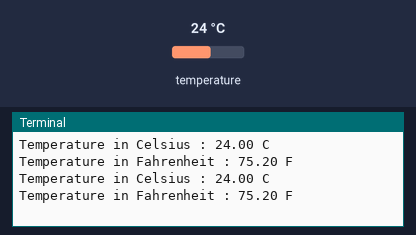
The program below on a simulated Raspberry Pi (BCM pin numbers). Shown: the last lines printed to the terminal. Inputs (shaded band) come from the test bench; at power-on: temperature 24 °C.

Above: at 1.2 s.
1.3 s: temperature set to 12 °C
At 2.5 s:
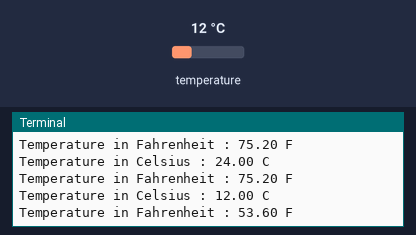
2.8 s: temperature set to 19 °C
At 3.8 s:
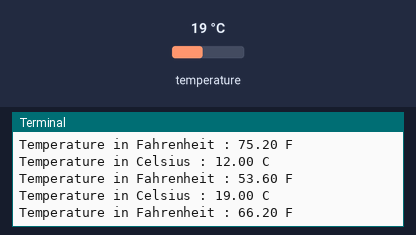
Timing chart, 0 to 5.8 s (numbered marks = the images above; inputs shaded):
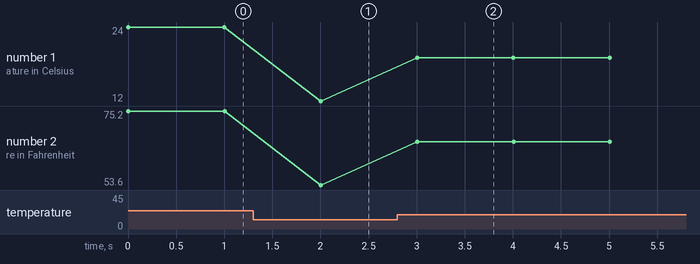

Measured:
- after the input at 1.3 s, the terminal: prints a new line after 0.70 s (image 1)
- after the input at 2.8 s, the terminal: prints a new line after 0.21 s (image 2)
- plotted number 1: 24 → 12 after the input at 1.3 s, 12 → 19 after the input at 2.8 s
- plotted number 2: 75.2 → 53.6 after the input at 1.3 s, 53.6 → 66.2 after the input at 2.8 s

The program:

TMP101NA.py
```python
# (licence header left out)
import smbus
import time

# Get I2C bus
bus = smbus.SMBus(1)

# I2C Address of the device
TMP101NA_DEFAULT_ADDRESS		= 0x49

# TMP101NA Register Map
TMP101NA_REG_TEMP				= 0x00
TMP101NA_REG_CONFIG				= 0x01
TMP101NA_REG_THIGH				= 0x02
TMP101NA_REG_TLOW				= 0x03

# TMP101NA Configuration Register
TMP101NA_REG_CONFIG_SHUTDOWN	= 0x01
TMP101NA_REG_CONFIG_CONT		= 0x00
TMP101NA_REG_CONFIG_RES_9		= 0x00
TMP101NA_REG_CONFIG_RES_10		= 0x20
TMP101NA_REG_CONFIG_RES_11		= 0x40
TMP101NA_REG_CONFIG_RES_12		= 0x60
TMP101NA_REG_CONFIG_ONESHOT		= 0x80

class TMP101NA():
	def __init__(self):
		self.writetemperature()

	def writetemperature(self):
		"""Select the temperature configuration from the given provided values"""
		TEMP_CONFIG = (TMP101NA_REG_CONFIG_CONT | TMP101NA_REG_CONFIG_RES_12)
		bus.write_byte_data(TMP101NA_DEFAULT_ADDRESS, TMP101NA_REG_CONFIG, TEMP_CONFIG)

	def readtemperature(self):
		"""Read data back from TMP101NA_REG_TEMP(0x00), 2 bytes, ctemp MSB, ctemp LSB"""
		data = bus.read_i2c_block_data(TMP101NA_DEFAULT_ADDRESS, TMP101NA_REG_TEMP, 2)

		# Convert the data to 12-bits
		cTemp = (data[0] * 256 + (data[1] & 0xF0)) / 16
		if cTemp > 2047:
			cTemp -= 4096
		cTemp = cTemp * 0.0625
		fTemp = cTemp * 1.8 + 32

		return {'c' : cTemp, 'f' : fTemp}

from TMP101NA import TMP101NA
tmp101NA = TMP101NA()

while True:
	temp = tmp101NA.readtemperature()
	print "Temperature in Celsius : %.2f C"%(temp['c'])
	print "Temperature in Fahrenheit : %.2f F"%(temp['f'])
	time.sleep(1)
```
